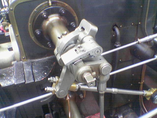
#> input picture HW1/in/test5.png, 157 x 118 px, shrunk from 640 x 480 before the run
$ python question3.py
#> lines starting #> are read from the running program, lines starting #| are printed output that depends on the picture
### HW1/src/mainlib/file.py
'''
    File image operations: loading and saving the images

    @author: Fuad Aghazada
    @date: 4/3/2019
    @version: 1.0
'''

import sys
import numpy as np
from PIL import Image


'''
    Loading Image as 2D array
'''
def load_img_2D(file_name):

#> called with file_name = 'test5.png'
    arr = None

    try:
        img = Image.open('../in/' + str(file_name)).convert('L')
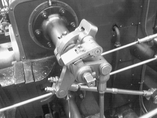
#> img: PIL image 157x118 L; min 17, max 255, mean 105.7
        arr = np.asarray(img)

    except Exception as e:
        print(e)

    return arr

'''
    Saving Image from 2D array
'''
# [11 lines left out: function save_img_from_array, not called in this run]

### HW1/src/mainlib/sfiltering.py
'''
    Implementation of filtering in spatial domain

    @author: Fuad Aghazada
    @date: 4/3/2019
    @version: 1.0
'''

import numpy as np
import statistics

from PIL import Image

'''
    Convolve operation

    mode:
        0 for sum
        1 for median
'''
def convole(source_image, filter, mode = 0):

#> called with filter = array of shape (3, 3), mode = 0
    h_s = filter.shape[0]    # Height of filter element
    w_s = filter.shape[1]    # Width of filter element

    # Vertical Indices
    i1 = int((h_s - 1) / 2)
    i2 = int(source_image.shape[0] - 1 - i1)
#> i2 = 116

    # Horizontal Indices
    j1 = int((w_s - 1) / 2)
    j2 = int(source_image.shape[1] - 1 - j1)
#> j2 = 155

    # Output image
    out_img = Image.new('L', (source_image.shape[1], source_image.shape[0]))
#> out_img: PIL image 157x118 L; every value is 0
    pixels = out_img.load()

    # Main loop for iterating source image
    for i in range(i1, i2 + 1):
        for j in range(j1, j2 + 1):
            if mode == 0:
                value = sum(i, j, source_image[i - i1: i + i1 + 1, j - j1: j + j1 + 1], filter)
            else:
                value = median(i, j, source_image[i - i1: i + i1 + 1, j - j1: j + j1 + 1], filter)

            pixels[j, i] = int(value)
#> this loop made 116 passes

    return out_img


'''
    Spatial linear averaging
'''
def sum(i, j, source_image, filter):

    src_flat = source_image.flatten()
    fltr_flat = filter.flatten()

    sum = 0
    for i in range(0, len(fltr_flat)):
        sum += int(src_flat[i]) * int(fltr_flat[i])

    return sum


'''
    Spatial median ordering
'''
# [10 lines left out: function median, not called in this run]

### HW1/src/other/loading.py
import itertools
import threading
import time
import sys

'''
    For animation while waiting :D

    Reference: https://stackoverflow.com/questions/22029562/python-how-to-make-simple-animated-loading-while-process-is-running
'''
def execute(function):
    done = False

    def animate():
        for c in itertools.cycle(['|', '/', '-', '\\']):
            if done:
                sys.stdout.write('\n')
                break
            sys.stdout.write('\rPlease wait ' + c)
            sys.stdout.flush()
            time.sleep(0.1)
        sys.stdout.write('\rFinished!\n')

    # Creating thread
    t = threading.Thread(target = animate)
    t.start()

    function()

    done = True

### HW1/src/question3.py
from pprint import pprint
import numpy as np

from mainlib.file import load_img_2D, save_img_from_array
from mainlib.threshold import threshold
from mainlib.sfiltering import convole

from other.loading import execute

######## QUESTION 3 ########

def question3_test():

    src_img = load_img_2D('test5.png')

    # Sobel operator
    filter1 = np.array([(-1, -2, -1),
                       ( 0,  0,  0),
                       ( 1,  2,  1)
    ])

    filter2 = np.array([(-1, 0, 1),
                       (-2, 0, 2),
                       (-1, 0, 1)
    ])

    out_img1 = convole(src_img, filter1)
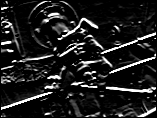
#> out_img1: PIL image 157x118 L; min 0, max 255, mean 31.1
    out_img2 = convole(src_img, filter2)
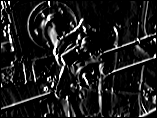
#> out_img2: PIL image 157x118 L; min 0, max 255, mean 28.6

    # Output
    out_img1.save('../out/conv_out_img1.png')
    out_img2.save('../out/conv_out_img2.png')


# Executing test
execute(question3_test)

$ run again, with HW1/in/test3.png copied over HW1/in/test5.png
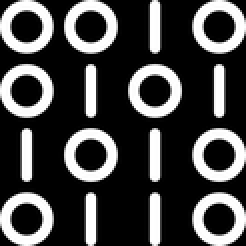
#> input picture HW1/in/test3.png, 123 x 123 px, shrunk from 500 x 500 before the run (shown 2 times larger)
#> out_img: PIL image 123x123 L; every value is 0
#> the loop in convole, `for i in range(i1, i2 + 1):` made 121 passes
#> in question3_test, `out_img1 = convole(src_img, filter1)`:
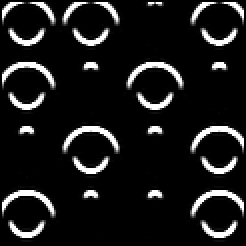
#> out_img1: PIL image 123x123 L (shown 2 times larger); min 0, max 255, mean 26.2
#> in question3_test, `out_img2 = convole(src_img, filter2)`:
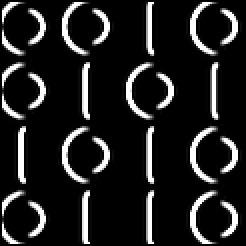
#> out_img2: PIL image 123x123 L (shown 2 times larger); min 0, max 255, mean 33

$ run again, with HW1/in/test4.png copied over HW1/in/test5.png
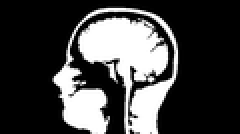
#> input picture HW1/in/test4.png, 120 x 67 px, shrunk from 488 x 275 before the run (shown 2 times larger)
#> out_img: PIL image 120x67 L; every value is 0
#> the loop in convole, `for i in range(i1, i2 + 1):` made 65 passes
#> in question3_test, `out_img1 = convole(src_img, filter1)`:
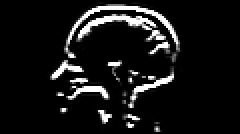
#> out_img1: PIL image 120x67 L (shown 2 times larger); min 0, max 255, mean 21.7
#> in question3_test, `out_img2 = convole(src_img, filter2)`:
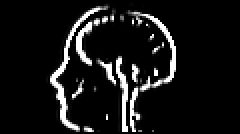
#> out_img2: PIL image 120x67 L (shown 2 times larger); min 0, max 255, mean 22.6
